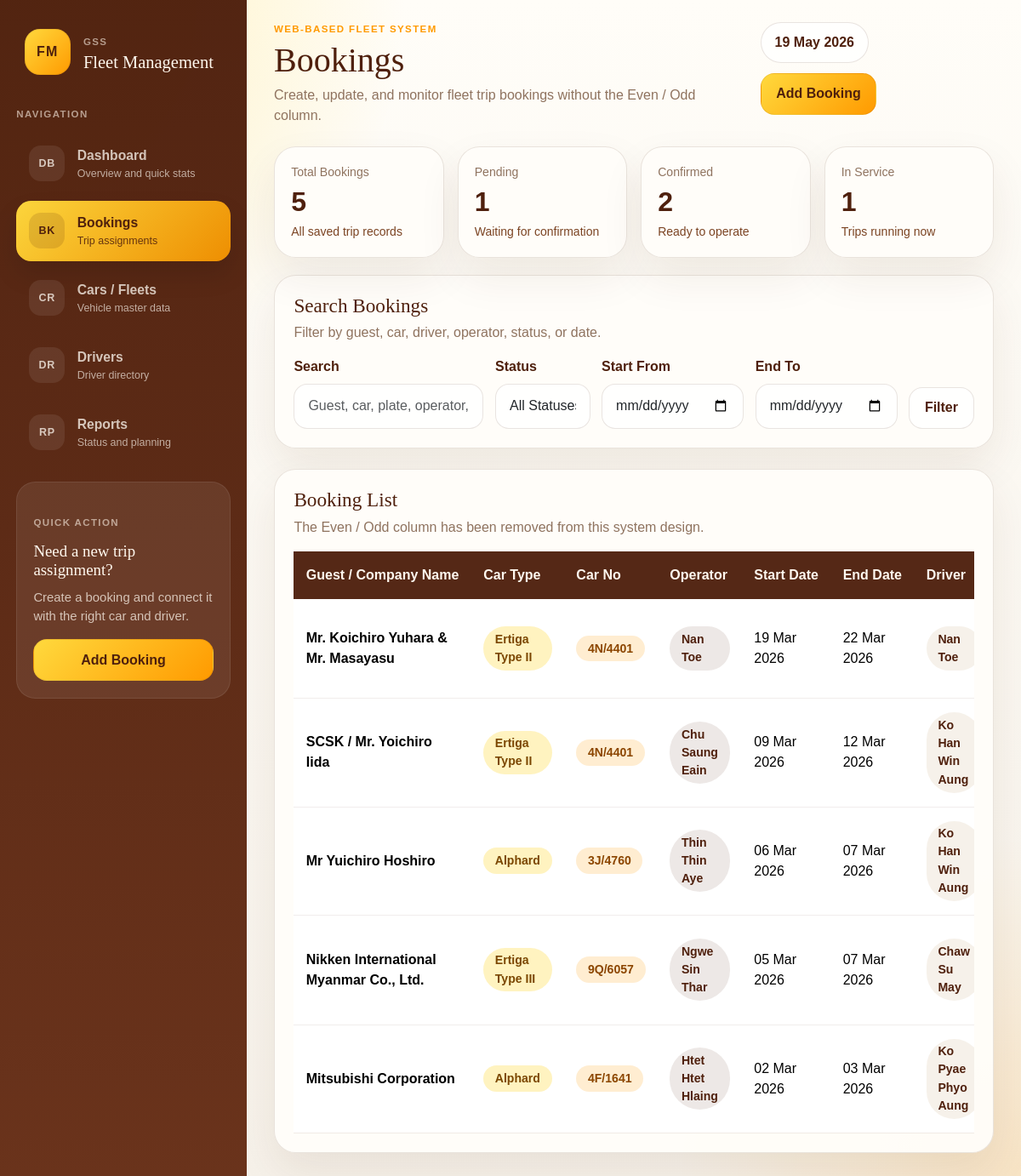
The page /bookings.php on the database its author committed.
### tables this page shows
CREATE TABLE bookings (
    id INT UNSIGNED AUTO_INCREMENT PRIMARY KEY,
    guest_company_name VARCHAR(255) NOT NULL,
    car_id INT UNSIGNED NOT NULL,
    driver_id INT UNSIGNED NOT NULL,
    operator_name VARCHAR(150) NOT NULL,
    start_date DATE NOT NULL,
    end_date DATE NOT NULL,
    status ENUM('Pending', 'Confirm', 'In Service', 'Completed', 'Cancelled') NOT NULL DEFAULT 'Pending',
    remark TEXT NULL,
    created_at TIMESTAMP DEFAULT CURRENT_TIMESTAMP,
    updated_at TIMESTAMP DEFAULT CURRENT_TIMESTAMP ON UPDATE CURRENT_TIMESTAMP,
    CONSTRAINT fk_bookings_car FOREIGN KEY (car_id) REFERENCES cars(id) ON UPDATE CASCADE ON DELETE RESTRICT,
    CONSTRAINT fk_bookings_driver FOREIGN KEY (driver_id) REFERENCES drivers(id) ON UPDATE CASCADE ON DELETE RESTRICT
);

CREATE TABLE cars (
    id INT UNSIGNED AUTO_INCREMENT PRIMARY KEY,
    car_type VARCHAR(100) NOT NULL,
    plate_no VARCHAR(50) NOT NULL UNIQUE,
    model_name VARCHAR(100) NOT NULL,
    seat_capacity TINYINT UNSIGNED NOT NULL DEFAULT 4,
    availability_status ENUM('Available', 'Assigned', 'Maintenance', 'Inactive') NOT NULL DEFAULT 'Available',
    note TEXT NULL,
    created_at TIMESTAMP DEFAULT CURRENT_TIMESTAMP,
    updated_at TIMESTAMP DEFAULT CURRENT_TIMESTAMP ON UPDATE CURRENT_TIMESTAMP
);

CREATE TABLE drivers (
    id INT UNSIGNED AUTO_INCREMENT PRIMARY KEY,
    full_name VARCHAR(150) NOT NULL,
    phone_number VARCHAR(30) NOT NULL,
    license_no VARCHAR(100) NOT NULL UNIQUE,
    driver_status ENUM('Available', 'On Trip', 'Leave', 'Inactive') NOT NULL DEFAULT 'Available',
    note TEXT NULL,
    created_at TIMESTAMP DEFAULT CURRENT_TIMESTAMP,
    updated_at TIMESTAMP DEFAULT CURRENT_TIMESTAMP ON UPDATE CURRENT_TIMESTAMP
);

### includes/helpers.php (called while the page is built, shortened)
<?php
function e(?string $value): string
{
    return htmlspecialchars((string) $value, ENT_QUOTES, 'UTF-8');
}
function format_display_date(?string $date): string
{
    $timestamp = strtotime($date);
    return $timestamp ? date('d M Y', $timestamp) : $date;
}

### bookings.php (the view, shortened to what this page needs)
<?php
require_once __DIR__ . '/includes/bootstrap.php';
$pageActions = '<a class="btn btn-accent" href="create.php">Add Booking</a>';
$filters = [
    'search' => trim((string) ($_GET['search'] ?? '')),
    'status' => trim((string) ($_GET['status'] ?? '')),
    'date_from' => trim((string) ($_GET['date_from'] ?? '')),
    'date_to' => trim((string) ($_GET['date_to'] ?? '')),
];
$bookings = [];
$stats = [
    'total' => 0,
    'pending' => 0,
    'confirmed' => 0,
    'in_service' => 0,
];
if ($db instanceof mysqli) {
    $sql = "SELECT
                b.id,
                b.guest_company_name,
                b.operator_name,
                b.start_date,
                b.end_date,
                b.status,
                b.remark,
                c.car_type,
                c.plate_no,
                d.full_name AS driver_name
            FROM bookings AS b
            INNER JOIN cars AS c ON c.id = b.car_id
            INNER JOIN drivers AS d ON d.id = b.driver_id";
    $sql .= ' ORDER BY b.start_date DESC, b.id DESC';
    $statement = $db->prepare($sql);
    if ($statement instanceof mysqli_stmt) {
        $statement->execute();
        $result = $statement->get_result();
        while ($row = $result->fetch_assoc()) {
            $bookings[] = $row;
        }
    }
    $statsResult = $db->query(
        "SELECT
            COUNT(*) AS total,
            SUM(status = 'Pending') AS pending,
            SUM(status = 'Confirm') AS confirmed,
            SUM(status = 'In Service') AS in_service
         FROM bookings"
    );
    if ($statsResult instanceof mysqli_result) {
        $stats = array_merge($stats, $statsResult->fetch_assoc() ?: []);
    }
}
require __DIR__ . '/includes/header.php';
?>
<section class="overview-grid">
    <div class="card-shell overview-card">
        <span>Total Bookings</span>
        <strong><?= e((string) ($stats['total'] ?? 0)) ?></strong>
        <small>All saved trip records</small>
    </div>
    <div class="card-shell overview-card">
        <span>Pending</span>
        <strong><?= e((string) ($stats['pending'] ?? 0)) ?></strong>
        <small>Waiting for confirmation</small>
    </div>
    <div class="card-shell overview-card">
        <span>Confirmed</span>
        <strong><?= e((string) ($stats['confirmed'] ?? 0)) ?></strong>
        <small>Ready to operate</small>
    </div>
    <div class="card-shell overview-card">
        <span>In Service</span>
        <strong><?= e((string) ($stats['in_service'] ?? 0)) ?></strong>
        <small>Trips running now</small>
    </div>
</section>
<section class="card-shell section-card mb-4">
    <div class="section-title">
        <div>
            <h2>Search Bookings</h2>
            <p>Filter by guest, car, driver, operator, status, or date.</p>
        </div>
    </div>
    <form method="get" class="filter-grid">
        <div>
            <label for="search" class="form-label">Search</label>
            <input type="text" class="form-control" id="search" name="search" value="<?= e($filters['search']) ?>" placeholder="Guest, car, plate, operator, driver">
        </div>
        <div>
            <label for="status" class="form-label">Status</label>
            <select class="form-select" id="status" name="status">
                <option value="">All Statuses</option>
            </select>
        </div>
        <div>
            <label for="date_from" class="form-label">Start From</label>
            <input type="date" class="form-control" id="date_from" name="date_from" value="<?= e($filters['date_from']) ?>">
        </div>
        <div>
            <label for="date_to" class="form-label">End To</label>
            <input type="date" class="form-control" id="date_to" name="date_to" value="<?= e($filters['date_to']) ?>">
        </div>
        <div class="d-grid align-self-end">
            <button type="submit" class="btn btn-shell">Filter</button>
        </div>
    </form>
</section>
<section class="card-shell section-card">
    <div class="section-title">
        <div>
            <h2>Booking List</h2>
            <p>The Even / Odd column has been removed from this system design.</p>
        </div>
    </div>
    <div class="table-responsive">
        <table class="table data-table">
            <thead>
                <tr>
                    <th>Guest / Company Name</th>
                    <th>Car Type</th>
                    <th>Car No</th>
                    <th>Operator</th>
                    <th>Start Date</th>
                    <th>End Date</th>
                    <th>Driver</th>
                </tr>
            </thead>
            <tbody>
                <?php if ($bookings === []): ?>
                    <tr>
                        <td colspan="10" class="text-center py-5 text-muted-soft">No bookings found.</td>
                    </tr>
                <?php else: ?>
                    <?php foreach ($bookings as $booking): ?>
                        <tr>
                            <td class="fw-semibold"><?= e($booking['guest_company_name']) ?></td>
                            <td><span class="table-pill car-pill"><?= e($booking['car_type']) ?></span></td>
                            <td><span class="table-pill plate-pill"><?= e($booking['plate_no']) ?></span></td>
                            <td><span class="table-pill operator-pill"><?= e($booking['operator_name']) ?></span></td>
                            <td><?= e(format_display_date($booking['start_date'])) ?></td>
                            <td><?= e(format_display_date($booking['end_date'])) ?></td>
                            <td><span class="table-pill driver-pill"><?= e($booking['driver_name']) ?></span></td>
                        </tr>
                    <?php endforeach; ?>
                <?php endif; ?>
            </tbody>
        </table>
    </div>
</section>
<?php require __DIR__ . '/includes/footer.php'; ?>

### assets/css/style.css (style rules this page uses)
:root { --cream: #f6f1e9; --gold: #ffd93d; --amber: #ff9a00; --cocoa: #4f200d; --cocoa-soft: #7b4322; --paper: #fffaf3; --paper-strong: #fffdf9; --ink: #3d2418; --muted: #8f735f; --line: rgba(79, 32, 13, 0.12); --shadow: 0 22px 50px rgba(79, 32, 13, 0.08); }
*, *::before, *::after { box-sizing: border-box; }
body { margin: 0; min-height: 100vh; background: radial-gradient(circle at top left, rgba(255, 217, 61, 0.36), transparent 26%), radial-gradient(circle at bottom right, rgba(255, 154, 0, 0.16), transparent 22%), linear-gradient(180deg, #fffdf8 0%, var(--cream) 100%); color: var(--ink); font-family: "Trebuchet MS", "Gill Sans", sans-serif; }
h1, h2, h3, h4, h5, h6 { font-family: Georgia, "Palatino Linotype", serif; color: var(--cocoa); }
a { color: inherit; text-decoration: none; }
.card-shell { background: rgba(255, 253, 249, 0.96); border: 1px solid var(--line); border-radius: 1.6rem; box-shadow: var(--shadow); }
.overview-grid { display: grid; grid-template-columns: repeat(4, minmax(0, 1fr)); gap: 1rem; margin-bottom: 1.2rem; }
.overview-card { padding: 1.2rem; }
.overview-card span { display: block; color: var(--muted); font-size: 0.88rem; margin-bottom: 0.5rem; }
.overview-card strong { display: block; font-size: 2rem; color: var(--cocoa); line-height: 1; }
.overview-card small { display: block; margin-top: 0.55rem; color: var(--cocoa-soft); }
.section-card { padding: 1.4rem; }
.section-title { display: flex; justify-content: space-between; align-items: center; flex-wrap: wrap; gap: 0.8rem; margin-bottom: 1rem; }
.section-title h2 { margin: 0; font-size: 1.45rem; }
.section-title p { margin: 0.35rem 0 0; color: var(--muted); }
.filter-grid { display: grid; grid-template-columns: 2fr 1fr 1fr 1fr auto; gap: 0.85rem; }
.data-table { margin: 0; }
.data-table thead th { background: rgba(79, 32, 13, 0.96); color: #fff8ef; font-weight: 700; white-space: nowrap; border-bottom: 0; padding: 1rem 0.9rem; }
.data-table tbody td { padding: 1rem 0.9rem; vertical-align: middle; border-color: rgba(79, 32, 13, 0.08); }
.table-pill, .status-pill, .resource-pill { display: inline-flex; align-items: center; justify-content: center; padding: 0.3rem 0.85rem; border-radius: 999px; font-size: 0.88rem; font-weight: 700; }
.car-pill { background: rgba(255, 217, 61, 0.32); color: #7b4700; }
.plate-pill { background: rgba(255, 154, 0, 0.18); color: #8c4600; }
.operator-pill { background: rgba(79, 32, 13, 0.1); color: var(--cocoa); }
.driver-pill { background: rgba(246, 241, 233, 0.95); color: var(--cocoa); }
.btn { border-radius: 1rem; font-weight: 700; padding: 0.72rem 1.1rem; }
.btn-accent { background: linear-gradient(135deg, var(--gold), var(--amber)); border: 1px solid rgba(79, 32, 13, 0.08); color: var(--cocoa); }
.btn-shell { background: rgba(255, 255, 255, 0.8); border: 1px solid var(--line); color: var(--cocoa); }
.form-label { font-weight: 700; color: var(--cocoa); }
.form-control, .form-select, .form-control:focus, .form-select:focus { border-radius: 1rem; }
.form-control, .form-select { border-color: rgba(79, 32, 13, 0.12); background: rgba(255, 255, 255, 0.85); padding: 0.82rem 1rem; }

### rows shown on the page
bookings: guest_company_name "Mr. Koichiro Yuhara & Mr. Masayasu", car.car_type "Ertiga Type II", car.plate_no "4N/4401", operator_name "Nan Toe", start_date "19 Mar 2026", end_date "22 Mar 2026", driver.full_name "Nan Toe"
bookings: guest_company_name "SCSK / Mr. Yoichiro Iida", car.car_type "Ertiga Type II", car.plate_no "4N/4401", operator_name "Chu Saung Eain", start_date "09 Mar 2026", end_date "12 Mar 2026", driver.full_name "Ko Han Win Aung"
bookings: guest_company_name "Mr Yuichiro Hoshiro", car.car_type "Alphard", car.plate_no "3J/4760", operator_name "Thin Thin Aye", start_date "06 Mar 2026", end_date "07 Mar 2026", driver.full_name "Ko Han Win Aung"
bookings: guest_company_name "Nikken International Myanmar Co., Ltd.", car.car_type "Ertiga Type III", car.plate_no "9Q/6057", operator_name "Ngwe Sin Thar", start_date "05 Mar 2026", end_date "07 Mar 2026", driver.full_name "Chaw Su May"
bookings: guest_company_name "Mitsubishi Corporation", car.car_type "Alphard", car.plate_no "4F/1641", operator_name "Htet Htet Hlaing", start_date "02 Mar 2026", end_date "03 Mar 2026", driver.full_name "Ko Pyae Phyo Aung"

### other values the page prints
$item['icon'] "DB"
$item['label'] "Dashboard"
$item['description'] "Overview and quick stats"
$item['icon'] "BK"
$item['label'] "Bookings"
$item['description'] "Trip assignments"
$item['icon'] "CR"
$item['label'] "Cars / Fleets"
$item['description'] "Vehicle master data"
$item['icon'] "DR"
$item['label'] "Drivers"
$item['description'] "Driver directory"
$item['icon'] "RP"
$item['label'] "Reports"
$item['description'] "Status and planning"
